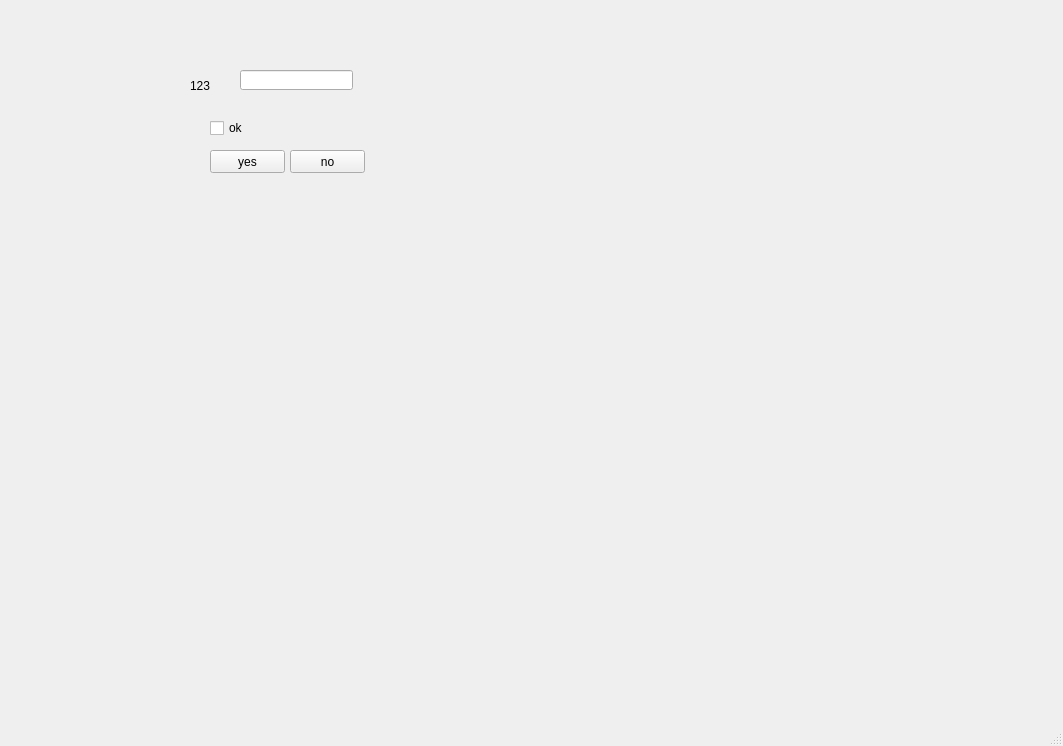
<?xml version="1.0" encoding="UTF-8"?>
<ui version="4.0">
 <class>MainWindow</class>
 <widget class="QMainWindow" name="MainWindow">
  <property name="geometry">
   <rect>
    <x>0</x>
    <y>0</y>
    <width>1063</width>
    <height>746</height>
   </rect>
  </property>
  <property name="windowTitle">
   <string>MainWindow</string>
  </property>
  <widget class="QWidget" name="centralwidget">
   <widget class="QLabel" name="label">
    <property name="geometry">
     <rect>
      <x>190</x>
      <y>80</y>
      <width>54</width>
      <height>12</height>
     </rect>
    </property>
    <property name="text">
     <string>123</string>
    </property>
   </widget>
   <widget class="QLineEdit" name="lineEdit">
    <property name="geometry">
     <rect>
      <x>240</x>
      <y>70</y>
      <width>113</width>
      <height>20</height>
     </rect>
    </property>
   </widget>
   <widget class="QPushButton" name="pushButton">
    <property name="geometry">
     <rect>
      <x>210</x>
      <y>150</y>
      <width>75</width>
      <height>23</height>
     </rect>
    </property>
    <property name="text">
     <string>yes</string>
    </property>
   </widget>
   <widget class="QPushButton" name="pushButton_2">
    <property name="geometry">
     <rect>
      <x>290</x>
      <y>150</y>
      <width>75</width>
      <height>23</height>
     </rect>
    </property>
    <property name="text">
     <string>no</string>
    </property>
   </widget>
   <widget class="QCheckBox" name="checkBox">
    <property name="geometry">
     <rect>
      <x>210</x>
      <y>120</y>
      <width>71</width>
      <height>16</height>
     </rect>
    </property>
    <property name="text">
     <string>ok</string>
    </property>
   </widget>
  </widget>
  <widget class="QMenuBar" name="menubar">
   <property name="geometry">
    <rect>
     <x>0</x>
     <y>0</y>
     <width>1063</width>
     <height>23</height>
    </rect>
   </property>
  </widget>
  <widget class="QStatusBar" name="statusbar"/>
 </widget>
 <resources/>
 <connections/>
</ui>
